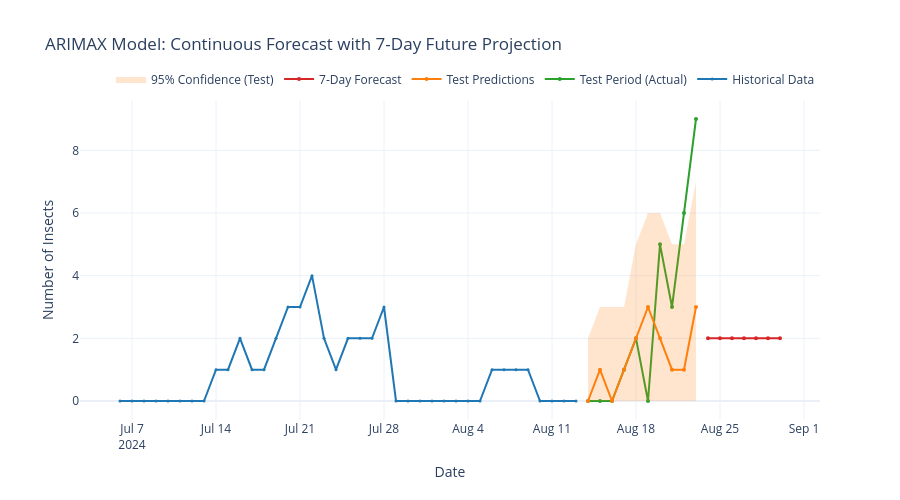

Source (notebook cell):
### Markdown cell above
### 📊 ARIMAX Performance Analysis

Evaluate ARIMAX with interactive visualizations and metrics.

### Code cell
# ARIMAX: Proper Train/Test Evaluation with Continuous Forecasting
# Get train predictions (fitted values on training data)
arimax_train_pred = ensure_non_negative_int(best_arimax_model.fittedvalues)
arimax_train_metrics = calculate_metrics(y_train, arimax_train_pred)

# Get test predictions using proper forecasting
arimax_forecast = best_arimax_model.forecast(steps=len(y_test), exog=X_test)
arimax_test_pred = ensure_non_negative_int(arimax_forecast)
arimax_test_metrics = calculate_metrics(y_test, arimax_test_pred)

# Generate 7-day future forecast
last_date = ts_test['Date'].iloc[-1]
future_dates = generate_future_dates(last_date, days=7)

# Generate future exogenous variables (using recent averages)
future_exog = np.array([
    [X_test[-7:, 0].mean(), X_test[-7:, 1].mean()] for _ in range(7)
])

# Get 7-day future forecast
arimax_future_forecast = best_arimax_model.forecast(steps=7, exog=future_exog)
arimax_future_pred = ensure_non_negative_int(arimax_future_forecast)

# Get confidence intervals for test predictions
forecast_obj = best_arimax_model.get_forecast(steps=len(y_test), exog=X_test)
forecast_ci = forecast_obj.conf_int(alpha=0.05)  # 95% confidence interval
test_upper_bound = ensure_non_negative_int(forecast_ci[:, 1])
test_lower_bound = ensure_non_negative_int(forecast_ci[:, 0])

print("📊 ARIMAX Model Results:")
print("Training Performance:")
print(f"   MAE: {arimax_train_metrics['MAE']:.3f}")
print(f"   RMSE: {arimax_train_metrics['RMSE']:.3f}")
print(f"   R²: {arimax_train_metrics['R2']:.3f}")
print("\nTest Performance:")
print(f"   MAE: {arimax_test_metrics['MAE']:.3f}")
print(f"   RMSE: {arimax_test_metrics['RMSE']:.3f}")
print(f"   R²: {arimax_test_metrics['R2']:.3f}")
print(f"\n7-Day Future Forecast: {arimax_future_pred}")

# Create continuous forecast visualization
fig_arimax = create_continuous_forecast_plot(
    y_train, y_test, arimax_test_pred, arimax_future_pred,
    ts_train['Date'], ts_test['Date'], future_dates,
    "ARIMAX Model: Continuous Forecast with 7-Day Future Projection",
    confidence_lower=test_lower_bound, confidence_upper=test_upper_bound
)
fig_arimax.show()

joblib.dump(best_arimax_model, r'D:/study/BI/IS-BI-project/new_BI_project_aproach/bip/new_new_aprach/streamlit/models/arimax_model.joblib')

### Figure 1 — Plotly figure (JSON) as saved in the notebook; plotly's stock layout.template omitted (floating-point values rounded to 4 significant figures)
{"data": [{"line": {"color": "#1f77b4", "width": 2}, "marker": {"size": 3}, "mode": "lines+markers", "name": "Historical Data", "type": "scatter", "x": ["2024-07-06T00:00:00", "2024-07-07T00:00:00", "2024-07-08T00:00:00", "2024-07-09T00:00:00", "2024-07-10T00:00:00", "2024-07-11T00:00:00", "2024-07-12T00:00:00", "2024-07-13T00:00:00", "2024-07-14T00:00:00", "2024-07-15T00:00:00", "2024-07-16T00:00:00", "2024-07-17T00:00:00", "2024-07-18T00:00:00", "2024-07-19T00:00:00", "2024-07-20T00:00:00", "2024-07-21T00:00:00", "2024-07-22T00:00:00", "2024-07-23T00:00:00", "2024-07-24T00:00:00", "2024-07-25T00:00:00", "2024-07-26T00:00:00", "2024-07-27T00:00:00", "2024-07-28T00:00:00", "2024-07-29T00:00:00", "2024-07-30T00:00:00", "2024-07-31T00:00:00", "2024-08-01T00:00:00", "2024-08-02T00:00:00", "2024-08-03T00:00:00", "2024-08-04T00:00:00", "2024-08-05T00:00:00", "2024-08-06T00:00:00", "2024-08-07T00:00:00", "2024-08-08T00:00:00", "2024-08-09T00:00:00", "2024-08-10T00:00:00", "2024-08-11T00:00:00", "2024-08-12T00:00:00", "2024-08-13T00:00:00"], "y": [0, 0, 0, 0, 0, 0, 0, 0, 1, 1, 2, 1, 1, 2, 3, 3, 4, 2, 1, 2, 2, 2, 3, 0, 0, 0, 0, 0, 0, 0, 0, 1, 1, 1, 1, 0, 0, 0, 0]}, {"line": {"color": "#2ca02c", "width": 2}, "marker": {"size": 4}, "mode": "lines+markers", "name": "Test Period (Actual)", "type": "scatter", "x": ["2024-08-14T00:00:00", "2024-08-15T00:00:00", "2024-08-16T00:00:00", "2024-08-17T00:00:00", "2024-08-18T00:00:00", "2024-08-19T00:00:00", "2024-08-20T00:00:00", "2024-08-21T00:00:00", "2024-08-22T00:00:00", "2024-08-23T00:00:00"], "y": [0, 0, 0, 1, 2, 0, 5, 3, 6, 9]}, {"line": {"color": "#ff7f0e", "width": 2}, "marker": {"size": 4}, "mode": "lines+markers", "name": "Test Predictions", "type": "scatter", "x": ["2024-08-14T00:00:00", "2024-08-15T00:00:00", "2024-08-16T00:00:00", "2024-08-17T00:00:00", "2024-08-18T00:00:00", "2024-08-19T00:00:00", "2024-08-20T00:00:00", "2024-08-21T00:00:00", "2024-08-22T00:00:00", "2024-08-23T00:00:00"], "y": [0, 1, 0, 1, 2, 3, 2, 1, 1, 3]}, {"line": {"color": "#d62728", "width": 2}, "marker": {"size": 4}, "mode": "lines+markers", "name": "7-Day Forecast", "type": "scatter", "x": ["2024-08-24T00:00:00", "2024-08-25T00:00:00", "2024-08-26T00:00:00", "2024-08-27T00:00:00", "2024-08-28T00:00:00", "2024-08-29T00:00:00", "2024-08-30T00:00:00"], "y": [2, 2, 2, 2, 2, 2, 2]}, {"line": {"width": 0}, "mode": "lines", "showlegend": false, "type": "scatter", "x": ["2024-08-14T00:00:00", "2024-08-15T00:00:00", "2024-08-16T00:00:00", "2024-08-17T00:00:00", "2024-08-18T00:00:00", "2024-08-19T00:00:00", "2024-08-20T00:00:00", "2024-08-21T00:00:00", "2024-08-22T00:00:00", "2024-08-23T00:00:00"], "y": [2, 3, 3, 3, 5, 6, 6, 5, 5, 7]}, {"fill": "tonexty", "fillcolor": "rgba(255, 127, 14, 0.2)", "line": {"width": 0}, "mode": "lines", "name": "95% Confidence (Test)", "showlegend": true, "type": "scatter", "x": ["2024-08-14T00:00:00", "2024-08-15T00:00:00", "2024-08-16T00:00:00", "2024-08-17T00:00:00", "2024-08-18T00:00:00", "2024-08-19T00:00:00", "2024-08-20T00:00:00", "2024-08-21T00:00:00", "2024-08-22T00:00:00", "2024-08-23T00:00:00"], "y": [0, 0, 0, 0, 0, 0, 0, 0, 0, 0]}], "layout": {"height": 500, "hovermode": "x unified", "legend": {"orientation": "h", "x": 1, "xanchor": "right", "y": 1.02, "yanchor": "bottom"}, "title": {"text": "ARIMAX Model: Continuous Forecast with 7-Day Future Projection"}, "xaxis": {"title": {"text": "Date"}}, "yaxis": {"title": {"text": "Number of Insects"}}}}
